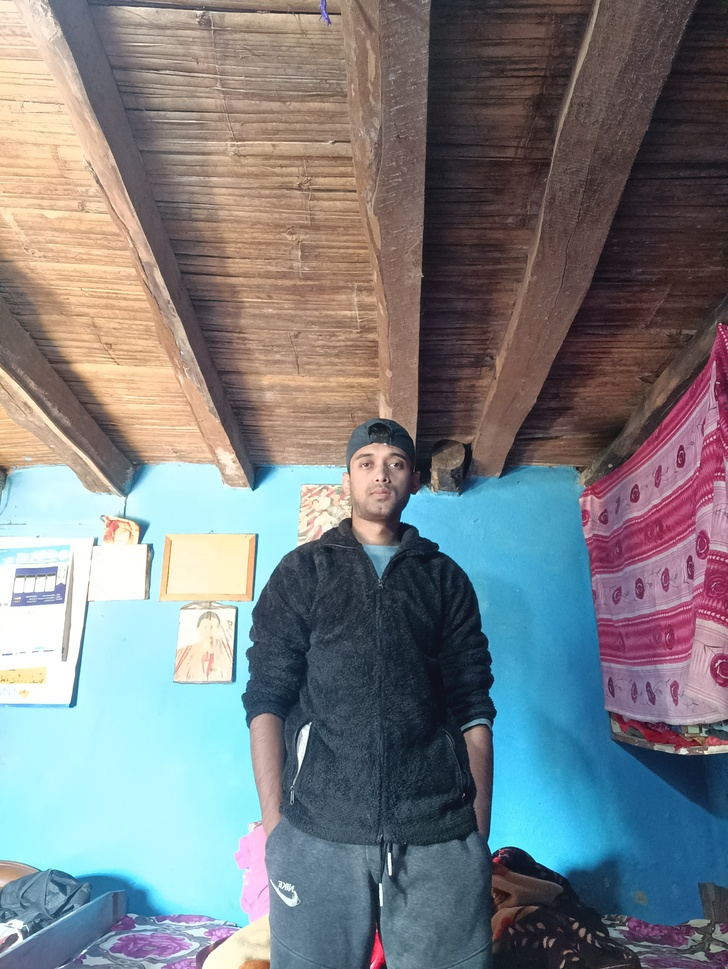
#> input picture 111.jpg, 728 x 969 px, shrunk from 3488 x 4640 before the run
$ python Template-matching.py
#> lines starting #> are read from the running program, lines starting #| are printed output that depends on the picture
import cv2 as cv
import matplotlib.pyplot as plt
import numpy as np
import os


def template_matching(img, shortimage):
    # Load the image and template
#> called with img = '111.jpg', shortimage = '111short.jpg'
    root = os.getcwd()
    imgPath = os.path.join(root, img)
    img = cv.imread(imgPath)
#> img is the input picture: shape (969, 728, 3); mean B, G, R 130.6, 127.1, 123
    img = cv.cvtColor(img, cv.COLOR_BGR2RGB)
    sumanPath = os.path.join(root, shortimage)
    sumanimg = cv.imread(sumanPath)
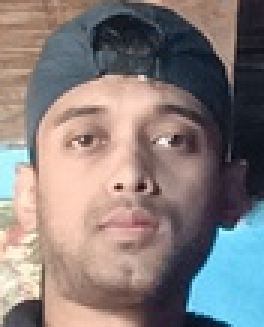
#> input picture 111short.jpg, 88 x 109 px, shrunk from 422 x 521 before the run (shown 3 times larger)
#> sumanimg is the input picture: shape (109, 88, 3); mean B, G, R 123.8, 125.5, 134.2
    sumanimg = cv.cvtColor(sumanimg, cv.COLOR_BGR2RGB)
    height, width, _ = sumanimg.shape
#> height = 109; width = 88

    # [6 lines of commented-out code are left out]

    methods = [
               cv.TM_CCOEFF,
               cv.TM_CCOEFF_NORMED,
               cv.TM_CCORR,
               cv.TM_CCORR_NORMED,
               cv.TM_SQDIFF,
               cv.TM_SQDIFF_NORMED]

    title =['cv.TM_CCOEFF',
            'cv.TM_CCOEFF_NORMED',
            'cv.TM_CCORR',
            'cv.TM_CCORR_NORMED',
            'cv.TM_SQDIFF',
            'cv.TM_SQDIFF_NORMED']

    for i in range(len(methods)):
        method = methods[i]
        img2 = img.copy()
        templatemap = cv.matchTemplate(img2, sumanimg, method)
        _,_,minLoc,maxLoc = cv.minMaxLoc(templatemap)

        if method in [cv.TM_SQDIFF, cv.TM_SQDIFF_NORMED]:
            topLeft = minLoc
        else:
            topLeft = maxLoc

        bottomRight = (topLeft[0] + width, topLeft[1] + height)

        cv.rectangle(img2, topLeft, bottomRight, 255, 2)
        plt.figure()

        plt.subplot(121)
        plt.imshow(templatemap)
        plt.title(title[i])
        plt.subplot(122)
        plt.imshow(img2)
        plt.show()
#> this loop made 6 passes
#> (minLoc, topLeft, bottomRight) on passes 1 to 4: ((390, 513), (338, 418), (426, 527)), ((1, 250), (338, 418), (426, 527)), ((400, 609), (5, 606), (93, 715)), ((392, 526), (338, 418), (426, 527))
#> (maxLoc, topLeft, bottomRight) on passes 5 to 6: ((47, 539), (338, 418), (426, 527)), ((414, 0), (338, 418), (426, 527))
#> pass 1, in template_matching, `templatemap = cv.matchTemplate(img2, sumanimg, method)`:
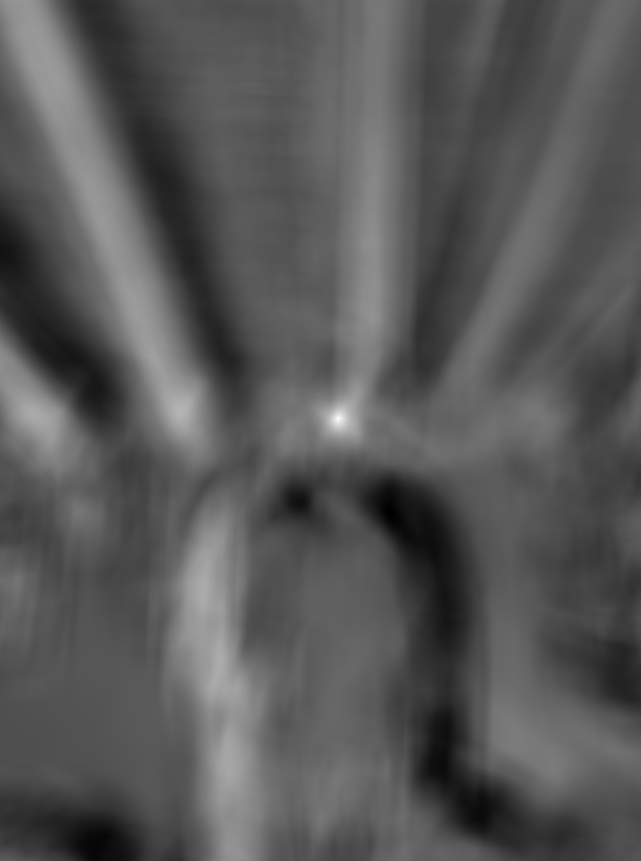
#> templatemap: shape (861, 641) float32; min -60365424, max 126803216, mean 4065984.2; drawn with min black and max white
#> pass 1, in template_matching, `plt.show()`:
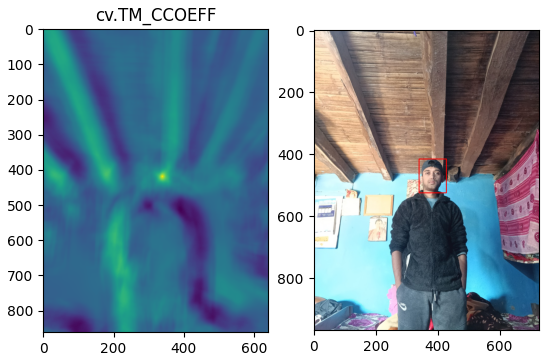
#> figure drawn by matplotlib, 2 panels
#> pass 2, in template_matching, `templatemap = cv.matchTemplate(img2, sumanimg, method)`:
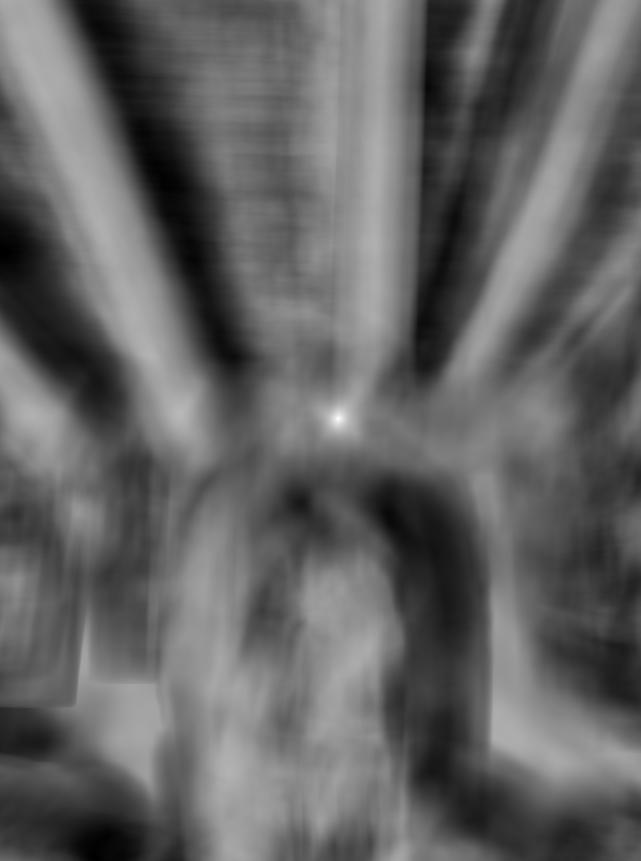
#> templatemap: shape (861, 641) float32; min -0.531, max 0.996, mean 0.0616; drawn with min black and max white
#> pass 2, in template_matching, `plt.show()`:
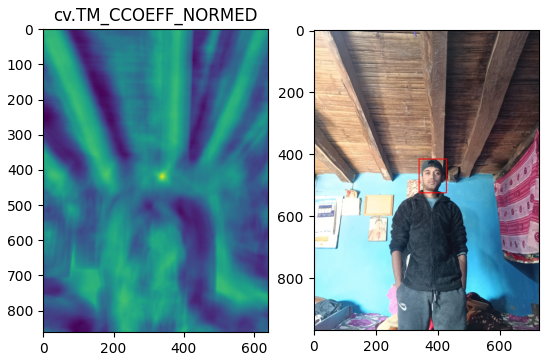
#> figure drawn by matplotlib, 2 panels
#> pass 3, in template_matching, `templatemap = cv.matchTemplate(img2, sumanimg, method)`:
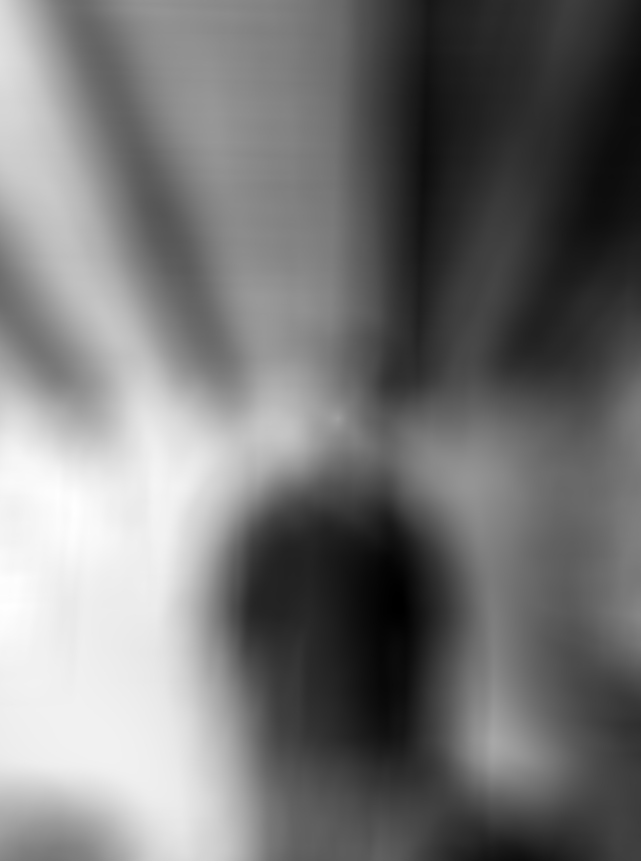
#> templatemap: shape (861, 641) float32; min 115717216, max 881626112, mean 469686336; drawn with min black and max white
#> after the loop:
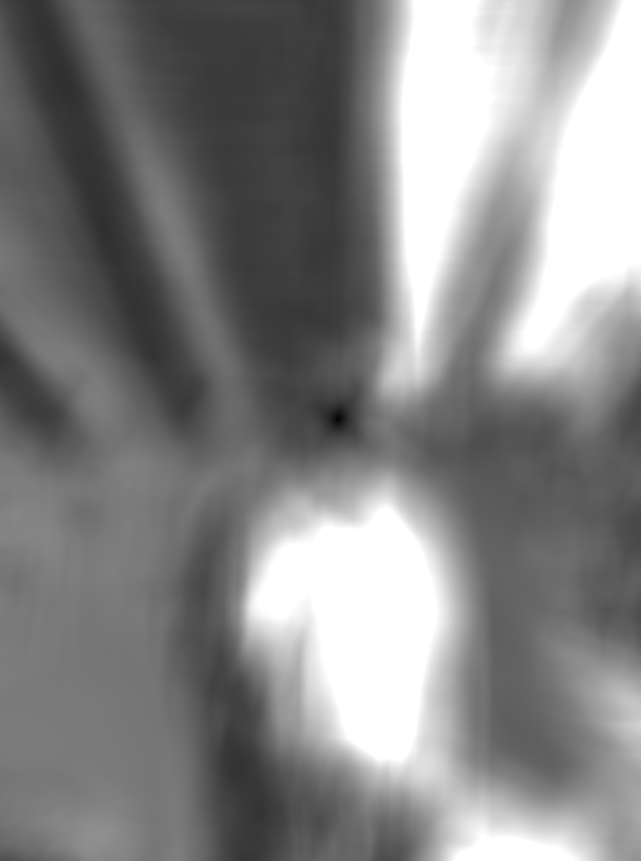
#> templatemap: shape (861, 641) float32; min 0.00182, max 1, mean 0.525
if __name__ == "__main__":
    template_matching('111.jpg', '111short.jpg')
